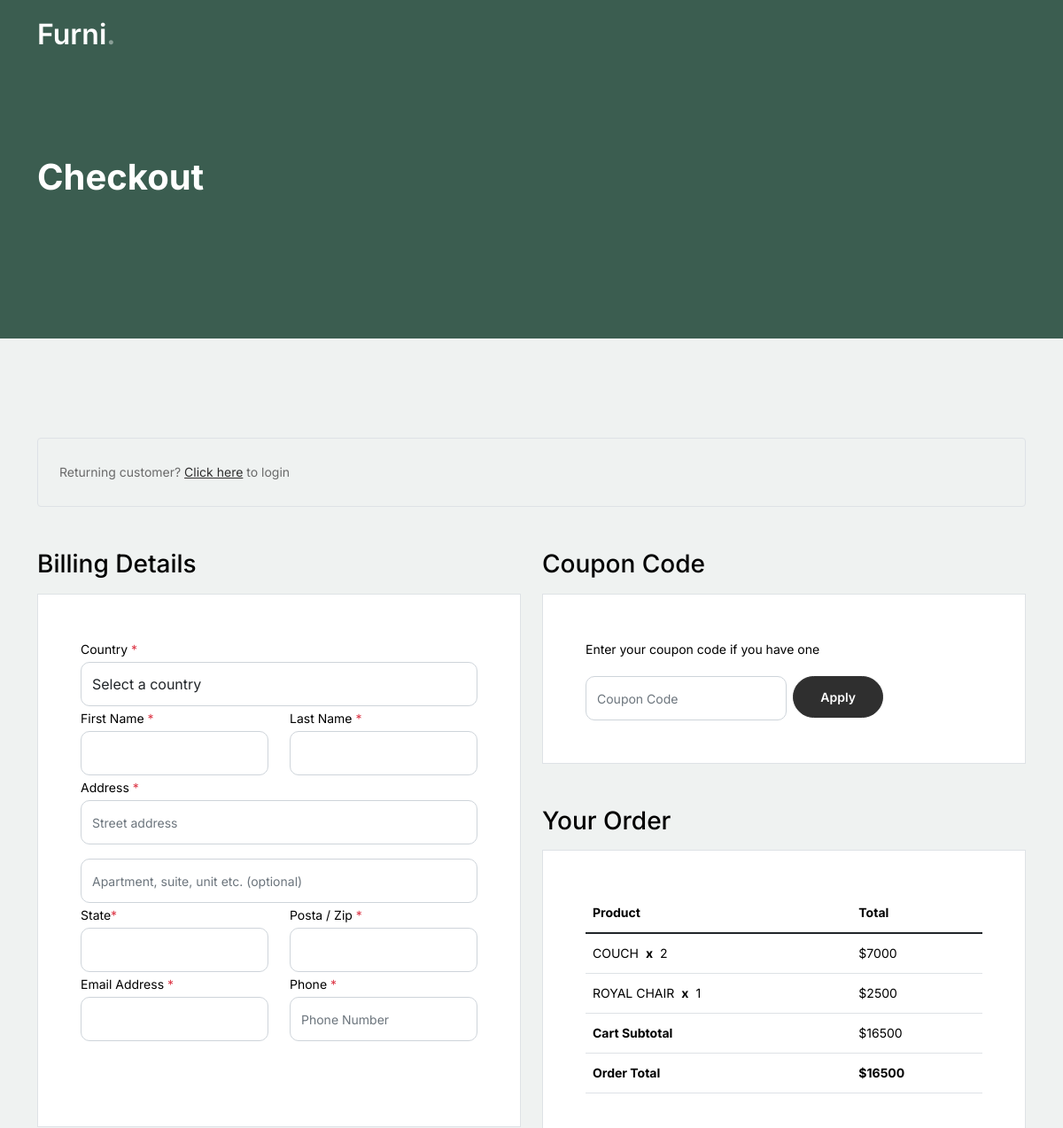
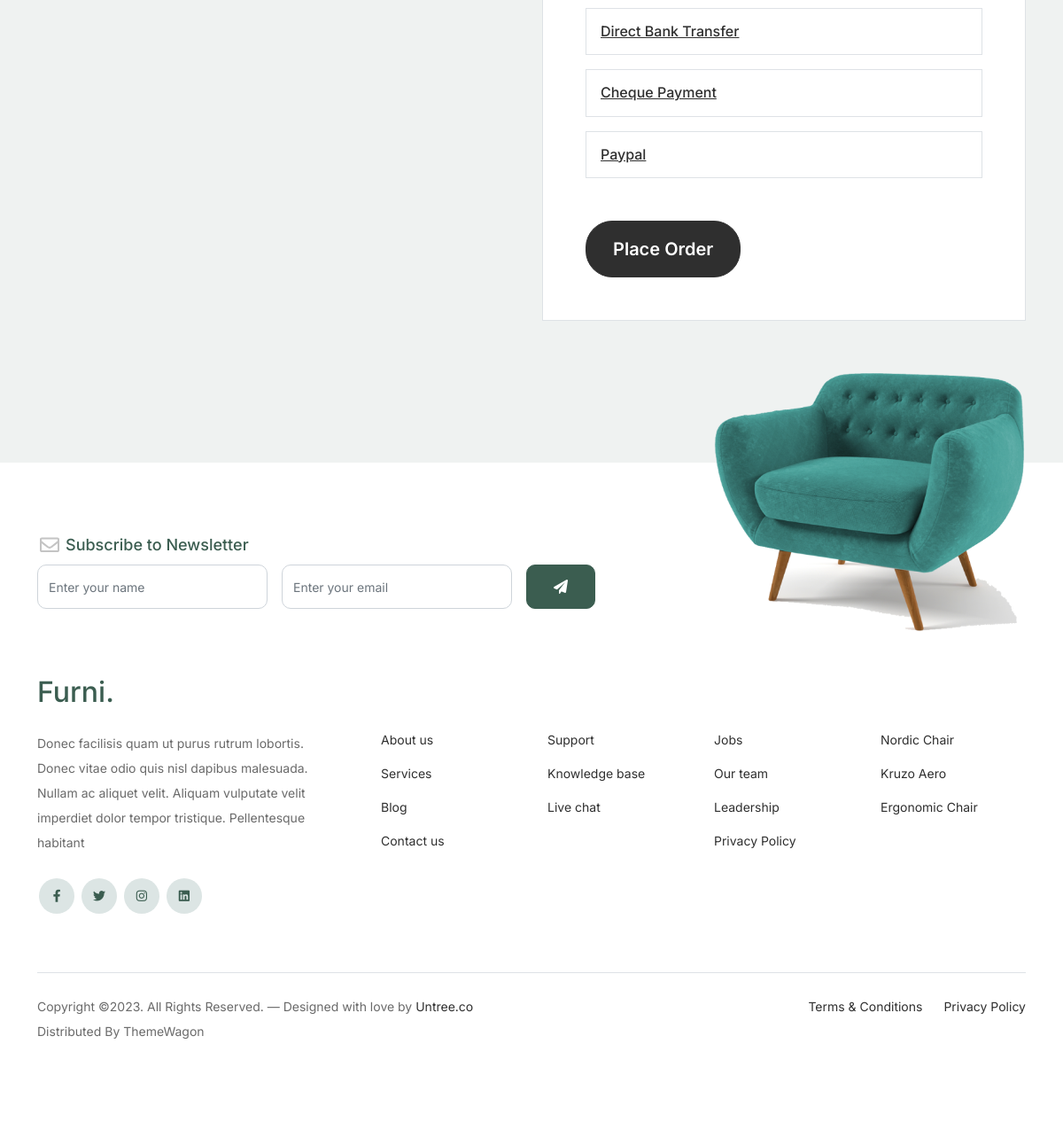
Page /payment/ (signed in) on the committed database (2 pictures, top to bottom).
### comstore/models.py (models this page shows, shortened)
class Item(models.Model):
    user=models.ForeignKey(Cartuser,on_delete=models.CASCADE,default=1)
    product=models.ForeignKey(Product,on_delete=models.CASCADE)
    quantity=models.IntegerField()

class Product(models.Model):
    prdtname=models.CharField(max_length=20)
    prdtdescription=models.TextField()
    prdtimage=models.ImageField(upload_to='image',default='')
    prdtprice=models.IntegerField()
    categories=models.ForeignKey(Categories,on_delete=models.CASCADE)
    stock=models.IntegerField(default=1)

### comstore/views.py (the view)
# urls.py: path('payment/', views.payment,name='payment'),
def payment(request):
    user = Cartuser.objects.get(user=request.user)  # to get current user in cart#
    item = Item.objects.filter(user=user)
    sum = 0
    for i in item:
        sum += i.quantity * i.product.prdtprice
    return render(request,"payment.html" ,{'item': item,'sum':sum})

### comstore/templates/payment.html (shortened to what this page needs)
<!doctype html>
{% load static %}
<html lang="en" xmlns="http://www.w3.org/1999/html">
<head>
		<link href="{% static 'css/bootstrap.min.css' %}" rel="stylesheet">
		<link href="https://cdnjs.cloudflare.com/ajax/libs/font-awesome/6.0.0-beta3/css/all.min.css" rel="stylesheet">
		<link href="{% static 'css/tiny-slider.css' %}" rel="stylesheet">
		<link href="{% static 'css/style.css' %}" rel="stylesheet">
	</head>
	<body>
		<nav class="custom-navbar navbar navbar navbar-expand-md navbar-dark bg-dark" arial-label="Furni navigation bar">
			<div class="container">
				<a class="navbar-brand" href="index.html">Furni<span>.</span></a>
		</nav>
			<div class="hero">
				<div class="container">
					<div class="row justify-content-between">
						<div class="col-lg-5">
							<div class="intro-excerpt">
								<h1>Checkout</h1>
							</div>
						</div>
						<div class="col-lg-7">
						</div>
					</div>
				</div>
			</div>
		<div class="untree_co-section">
		    <div class="container">
		      <div class="row mb-5">
		        <div class="col-md-12">
		          <div class="border p-4 rounded" role="alert">
		            Returning customer? <a href="#">Click here</a> to login
		          </div>
		        </div>
		      </div>
				<form method="post" action="{% url 'orderitem' %}">
		      <div class="row">
		        <div class="col-md-6 mb-5 mb-md-0">
		          <h2 class="h3 mb-3 text-black">Billing Details</h2>
		          <div class="p-3 p-lg-5 border bg-white">
		            <div class="form-group">
		              <label for="c_country" class="text-black">Country <span class="text-danger">*</span></label>
		              <select id="c_country" class="form-control">
		                <option value="1">Select a country</option>
		              </select>
					 </div>
		            <div class="form-group row">
		              <div class="col-md-6">
		                <label for="c_fname" class="text-black">First Name <span class="text-danger">*</span></label>
		                <input type="text" class="form-control" id="c_fname" name="first_name">
		              </div>
		              <div class="col-md-6">
		                <label for="c_lname" class="text-black">Last Name <span class="text-danger">*</span></label>
		                <input type="text" class="form-control" id="c_lname" name="last_name">
		              </div>
		            </div>
		            <div class="form-group row">
		              <div class="col-md-12">
		                <label for="c_address" class="text-black">Address <span class="text-danger">*</span></label>
		                <input type="text" class="form-control" id="c_address" name="address" placeholder="Street address">
		              </div>
		            </div>
		            <div class="form-group mt-3">
		              <input type="text" class="form-control" placeholder="Apartment, suite, unit etc. (optional)">
		            </div>
		            <div class="form-group row">
		              <div class="col-md-6">
		                <label for="c_state_country" class="text-black">State<span class="text-danger">*</span></label>
		                <input type="text" class="form-control" id="c_state_country" name="state">
		              </div>
		              <div class="col-md-6">
		                <label for="c_postal_zip" class="text-black">Posta / Zip <span class="text-danger">*</span></label>
		                <input type="text" class="form-control" id="c_postal_zip" name="postal">
		              </div>
		            </div>
		            <div class="form-group row mb-5">
		              <div class="col-md-6">
		                <label for="c_email_address" class="text-black">Email Address <span class="text-danger">*</span></label>
		                <input type="text" class="form-control" id="c_email_address" name="email">
		              </div>
		              <div class="col-md-6">
		                <label for="c_phone" class="text-black">Phone <span class="text-danger">*</span></label>
		                <input type="text" class="form-control" id="c_phone" name="phone" placeholder="Phone Number">
		              </div>
		            </div>
				  </div>
		        </div>
		        <div class="col-md-6">
		          <div class="row mb-5">
		            <div class="col-md-12">
		              <h2 class="h3 mb-3 text-black">Coupon Code</h2>
		              <div class="p-3 p-lg-5 border bg-white">
		                <label for="c_code" class="text-black mb-3">Enter your coupon code if you have one</label>
		                <div class="input-group w-75 couponcode-wrap">
		                  <input type="text" class="form-control me-2" id="c_code" placeholder="Coupon Code" aria-label="Coupon Code" aria-describedby="button-addon2">
							<div class="input-group-append">
		                    <button class="btn btn-black btn-sm" type="button" id="button-addon2">Apply</button>
		                  </div>
		                </div>
		              </div>
		            </div>
		          </div>
		          <div class="row mb-5">
		            <div class="col-md-12">
		              <h2 class="h3 mb-3 text-black">Your Order</h2>
		              <div class="p-3 p-lg-5 border bg-white">
		                <table class="table site-block-order-table mb-5">
		                  <thead>
		                    <th>Product</th>
		                    <th>Total</th>
		                  </thead>
		                  <tbody>
						  {% for i in item %}
		                    <tr>
		                      <td>{{i.product.prdtname}}<strong class="mx-2">x</strong>{{i.quantity}}</td>
		                      <td>${{i.product.prdtprice}}</td>
		                    </tr>
						  {% endfor %}
		                    <tr>
		                      <td class="text-black font-weight-bold"><strong>Cart Subtotal</strong></td>
		                      <td class="text-black">${{sum}}</td>
		                    </tr>
		                    <tr>
		                      <td class="text-black font-weight-bold"><strong>Order Total</strong></td>
		                      <td class="text-black font-weight-bold"><strong>${{sum}}</strong></td>
		                    </tr>
		                  </tbody>
		                </table>
		                <div class="border p-3 mb-3">
		                  <h3 class="h6 mb-0"><a class="d-block" data-bs-toggle="collapse" href="#collapsebank" role="button" aria-expanded="false" aria-controls="collapsebank">Direct Bank Transfer</a></h3>
		                </div>
		                <div class="border p-3 mb-3">
		                  <h3 class="h6 mb-0"><a class="d-block" data-bs-toggle="collapse" href="#collapsecheque" role="button" aria-expanded="false" aria-controls="collapsecheque">Cheque Payment</a></h3>
		                </div>
		                <div class="border p-3 mb-5">
		                  <h3 class="h6 mb-0"><a class="d-block" data-bs-toggle="collapse" href="#collapsepaypal" role="button" aria-expanded="false" aria-controls="collapsepaypal">Paypal</a></h3>
		                </div>
		                <div class="form-group">
							<a href="#"><button class="btn btn-black btn-lg py-3 btn-block">Place Order</button></a>
		                </div>
		              </div>
		            </div>
		          </div>
		        </div>
		      </div>
				</form>
		    </div>
		  </div>
		<footer class="footer-section">
			<div class="container relative">
				<div class="sofa-img">
					<img src="{% static 'images/sofa.png' %}" alt="Image" class="img-fluid">
				</div>
				<div class="row">
					<div class="col-lg-8">
						<div class="subscription-form">
							<h3 class="d-flex align-items-center"><span class="me-1"><img src="{% static 'images/envelope-outline.svg' %}" alt="Image" class="img-fluid"></span><span>Subscribe to Newsletter</span></h3>
							<form action="#" class="row g-3">
								<div class="col-auto">
									<input type="text" class="form-control" placeholder="Enter your name">
								</div>
								<div class="col-auto">
									<input type="email" class="form-control" placeholder="Enter your email">
								</div>
								<div class="col-auto">
									<button class="btn btn-primary">
										<span class="fa fa-paper-plane"></span>
									</button>
								</div>
							</form>
						</div>
					</div>
				</div>
				<div class="row g-5 mb-5">
					<div class="col-lg-4">
						<div class="mb-4 footer-logo-wrap"><a href="#" class="footer-logo">Furni<span>.</span></a></div>
						<p class="mb-4">Donec facilisis quam ut purus rutrum lobortis. Donec vitae odio quis nisl dapibus malesuada. Nullam ac aliquet velit. Aliquam vulputate velit imperdiet dolor tempor tristique. Pellentesque habitant</p>
						<ul class="list-unstyled custom-social">
							<li><a href="#"><span class="fa fa-brands fa-facebook-f"></span></a></li>
							<li><a href="#"><span class="fa fa-brands fa-twitter"></span></a></li>
							<li><a href="#"><span class="fa fa-brands fa-instagram"></span></a></li>
							<li><a href="#"><span class="fa fa-brands fa-linkedin"></span></a></li>
						</ul>
					</div>
					<div class="col-lg-8">
						<div class="row links-wrap">
							<div class="col-6 col-sm-6 col-md-3">
								<ul class="list-unstyled">
									<li><a href="#">About us</a></li>
									<li><a href="#">Services</a></li>
									<li><a href="#">Blog</a></li>
									<li><a href="#">Contact us</a></li>
								</ul>
							</div>
							<div class="col-6 col-sm-6 col-md-3">
								<ul class="list-unstyled">
									<li><a href="#">Support</a></li>
									<li><a href="#">Knowledge base</a></li>
									<li><a href="#">Live chat</a></li>
								</ul>
							</div>
							<div class="col-6 col-sm-6 col-md-3">
								<ul class="list-unstyled">
									<li><a href="#">Jobs</a></li>
									<li><a href="#">Our team</a></li>
									<li><a href="#">Leadership</a></li>
									<li><a href="#">Privacy Policy</a></li>
								</ul>
							</div>
							<div class="col-6 col-sm-6 col-md-3">
								<ul class="list-unstyled">
									<li><a href="#">Nordic Chair</a></li>
									<li><a href="#">Kruzo Aero</a></li>
									<li><a href="#">Ergonomic Chair</a></li>
								</ul>
							</div>
						</div>
					</div>
				</div>
				<div class="border-top copyright">
					<div class="row pt-4">
						<div class="col-lg-6">
							<p class="mb-2 text-center text-lg-start">Copyright &copy;. All Rights Reserved. &mdash; Designed with love by <a href="https://untree.co">Untree.co</a> Distributed By <a hreff="https://themewagon.com">ThemeWagon</a>
            </p>
						</div>
						<div class="col-lg-6 text-center text-lg-end">
							<ul class="list-unstyled d-inline-flex ms-auto">
								<li class="me-4"><a href="#">Terms &amp; Conditions</a></li>
								<li><a href="#">Privacy Policy</a></li>
							</ul>
						</div>
					</div>
				</div>
			</div>
		</footer>
	</body>
</html>

### comstore/static/css/style.css (style rules this page uses)
body { overflow-x: hidden; position: relative; }
body { font-family: "Inter", sans-serif; font-weight: 400; line-height: 28px; color: #6a6a6a; font-size: 14px; background-color: #eff2f1; }
a { text-decoration: none; -webkit-transition: .3s all ease; -o-transition: .3s all ease; transition: .3s all ease; color: #2f2f2f; text-decoration: underline; }
.custom-navbar { background: #3b5d50 !important; padding-top: 20px; padding-bottom: 20px; }
.custom-navbar .navbar-brand { font-size: 32px; font-weight: 600; }
.custom-navbar .navbar-brand > span { opacity: .4; }
.hero { background: #3b5d50; padding: calc(4rem - 30px) 0 0rem 0; }
@media (min-width: 768px) { .hero { padding: calc(4rem - 30px) 0 4rem 0; } }
@media (min-width: 992px) { .hero { padding: calc(8rem - 30px) 0 8rem 0; } }
.hero .intro-excerpt { position: relative; z-index: 4; }
@media (min-width: 992px) { .hero .intro-excerpt { max-width: 450px; } }
.hero h1 { font-weight: 700; color: #ffffff; margin-bottom: 30px; }
.btn { font-weight: 600; padding: 12px 30px; border-radius: 30px; color: #ffffff; background: #2f2f2f; border-color: #2f2f2f; }
.btn.btn-primary { background: #3b5d50; border-color: #3b5d50; }
.footer-section { padding: 80px 0; background: #ffffff; }
.footer-section .relative { position: relative; }
.footer-section a { text-decoration: none; color: #2f2f2f; -webkit-transition: .3s all ease; -o-transition: .3s all ease; transition: .3s all ease; }
.footer-section .subscription-form { margin-bottom: 40px; position: relative; z-index: 2; margin-top: 100px; }
@media (min-width: 992px) { .footer-section .subscription-form { margin-top: 0px; margin-bottom: 80px; } }
.footer-section .subscription-form h3 { font-size: 18px; font-weight: 500; color: #3b5d50; }
.footer-section .subscription-form .form-control { height: 50px; border-radius: 10px; font-family: "Inter", sans-serif; }
.footer-section .subscription-form .btn { border-radius: 10px !important; }
.footer-section .sofa-img { position: absolute; top: -200px; z-index: 1; right: 0; }
.footer-section .sofa-img img { max-width: 380px; }
.footer-section .links-wrap { margin-top: 0px; }
@media (min-width: 992px) { .footer-section .links-wrap { margin-top: 54px; } }
.footer-section .links-wrap ul li { margin-bottom: 10px; }
.footer-section .footer-logo-wrap .footer-logo { font-size: 32px; font-weight: 500; text-decoration: none; color: #3b5d50; }
.footer-section .custom-social li { margin: 2px; display: inline-block; }
.footer-section .custom-social li a { width: 40px; height: 40px; text-align: center; line-height: 40px; display: inline-block; background: #dce5e4; color: #3b5d50; border-radius: 50%; }
.footer-section .border-top { border-color: #dce5e4; }
.footer-section .border-top.copyright { font-size: 14px !important; }
.untree_co-section { padding: 7rem 0; }
.form-control { height: 50px; border-radius: 10px; font-family: "Inter", sans-serif; }
.site-block-order-table th { border-top: none !important; border-bottom-width: 1px !important; }
.site-block-order-table td, .site-block-order-table th { color: #000000; }
.couponcode-wrap input { border-radius: 10px !important; }

### rows in the picture
Item: product.prdtname "COUCH", quantity "2", product.prdtprice "7000"
Item: product.prdtname "ROYAL CHAIR", quantity "1", product.prdtprice "2500"

### other values in the picture
{{ sum }} "16500"
